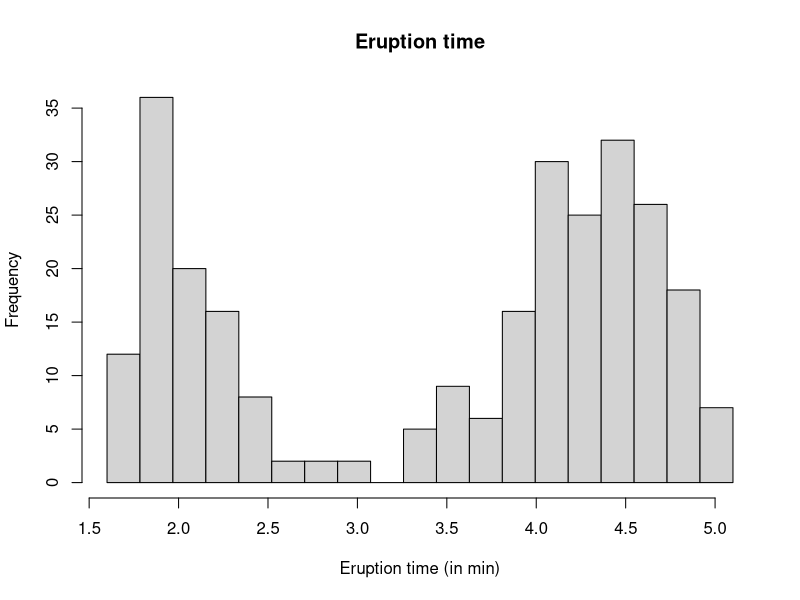
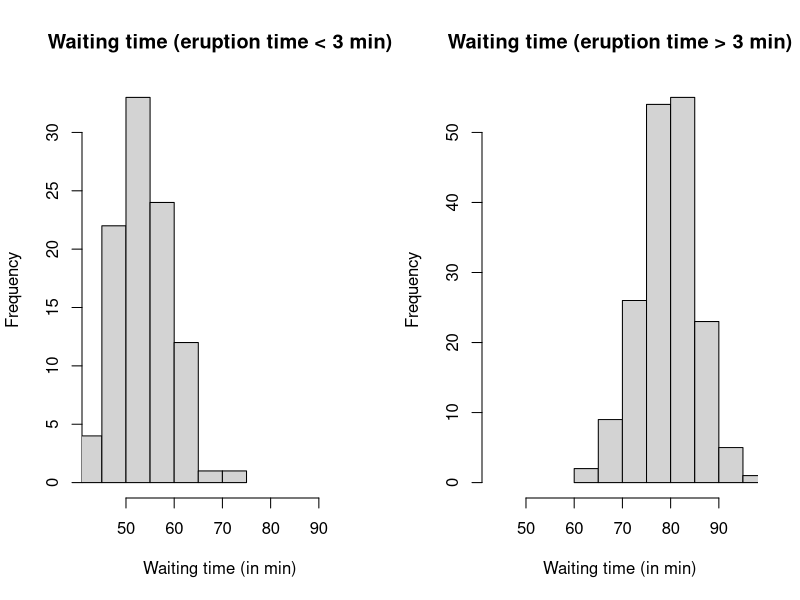
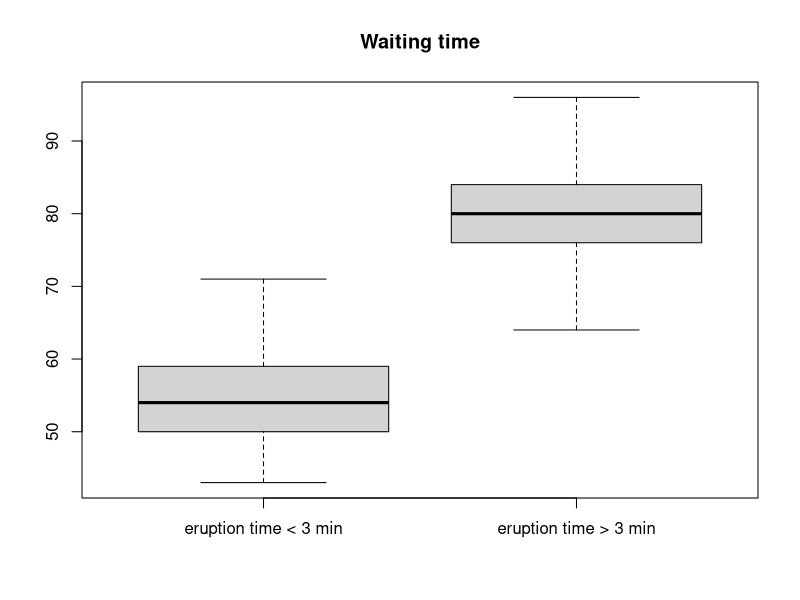
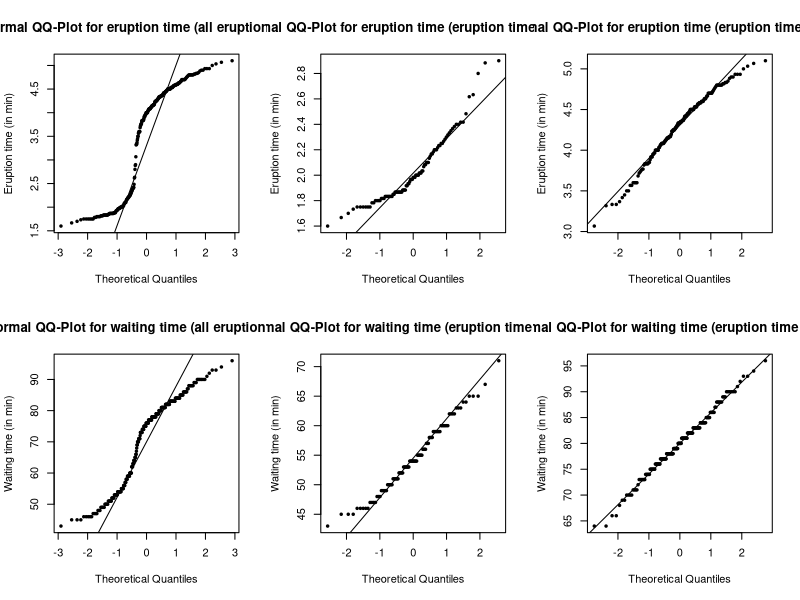
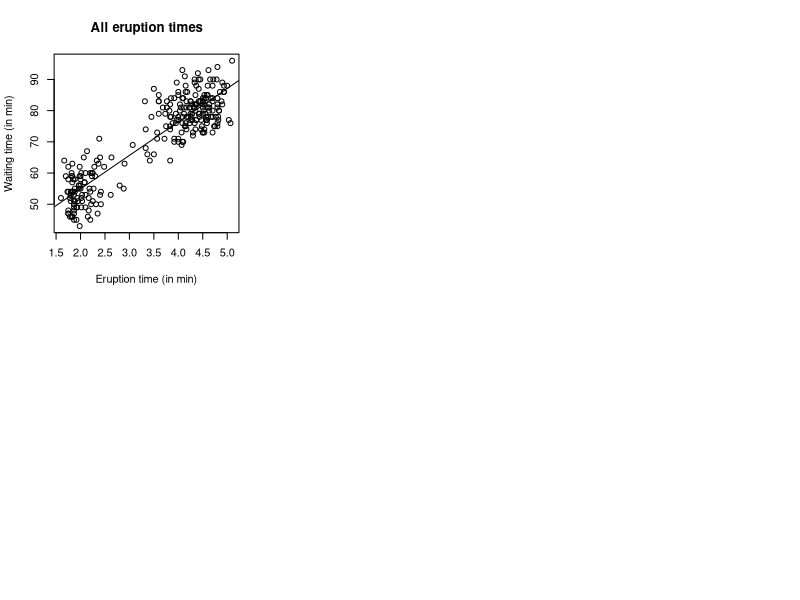

Generate these figures, in order, with R: (Note: this script raises an error after producing the figures.)
# Create subsets of faithful
faithLow  <- subset(faithful, eruptions <= 3)
faithHigh <- subset(faithful, eruptions > 3)

# Define some string variables for labeling plots 
stEruption <- "Eruption time (in min)"
stWaiting  <- "Waiting time (in min)"

##### Histograms #####

par(mfrow = c(1,1))

# Histogram with all eruption time
hist(faithful$eruptions,  main = "Eruption time", xlab = stEruption,
     breaks = seq(min(faithful$eruptions), max(faithful$eruptions),
                  length = 20))

par(mfrow = c(1,2))

# Histogram with waiting time, sparated by low/high eruption time
hist(faithLow$waiting,  xlab = stWaiting,
     main = "Waiting time (eruption time < 3 min)",
     xlim= c(min(faithful$waiting), max(faithful$waiting)))
hist(faithHigh$waiting,  xlab = stWaiting,
     main = "Waiting time (eruption time > 3 min)",
     xlim= c(min(faithful$waiting), max(faithful$waiting)))

##### Boxplot #####

par(mfrow = c(1,1))

# Boxplot with waiting time, one for low/hogh eruption time
boxplot(faithLow$waiting, faithHigh$waiting,
        names = c("eruption time < 3 min", "eruption time > 3 min"),
        main = "Waiting time")

##### QQ-Plot #####

par(mfrow = c(2,3))

# QQ-Plot and QQ-Line for eruption time
# One for (1) all, (2) low and (3) high eruptions time

qqnorm(faithful$eruptions, pch = 20, cex = 0.75, ylab = stEruption,
       main = "Normal QQ-Plot for eruption time (all eruption times)")
qqline(faithful$eruptions)

qqnorm(faithLow$eruptions, pch = 20, cex = 0.75, ylab = stEruption,
       main = "Normal QQ-Plot for eruption time (eruption time < 3 min)")
qqline(faithLow$eruptions)

qqnorm(faithHigh$eruptions, pch = 20, cex = 0.75, ylab = stEruption,
       main = "Normal QQ-Plot for eruption time (eruption time > 3 min)")
qqline(faithHigh$eruptions)

# QQ-Plot and QQ-Line for waiting time
# One for (1) all, (2) low and (3) high eruptions time

qqnorm(faithful$waiting, pch = 20, cex = 0.75, ylab = stWaiting,
       main = "Normal QQ-Plot for waiting time (all eruption times)")
qqline(faithful$waiting)

qqnorm(faithLow$waiting, pch = 20, cex = 0.75, ylab = stWaiting,
       main = "Normal QQ-Plot for waiting time (eruption time < 3 min)")
qqline(faithLow$waiting)

qqnorm(faithHigh$waiting, pch = 20, cex = 0.75, ylab = stWaiting,
       main = "Normal QQ-Plot for waiting time (eruption time > 3 min)")
qqline(faithHigh$waiting)

##### Scatter-Plot and Regression #####

par(mfrow = c(2,3))

# Define some variables for scaling
vecMinmaxEruption <- c(min(faithful$eruptions), max(faithful$eruptions))
vecMinmaxWaiting  <- c(min(faithful$waiting), max(faithful$waiting))

# 6 Scatter-Plots with regression lines and coefficients in all combinations

# x: eruption, y: waiting

plot(faithful$eruptions, faithful$waiting, main = "All eruption times",
     xlab = stEruption, ylab = stWaiting)
linRegression1 <- lm(waiting ~ eruptions, data = faithful)
abline(linRegression1)

cat("a")
paste("a", summary(linRegression)$coefficients)

print(xtable(summary(linRegression)$coefficients))

plot(faithLow$eruptions, faithLow$waiting, main = "Eruption time < 3 min",
     xlab = stEruption, ylab = stWaiting,
     xlim = vecMinmaxEruption, ylim = vecMinmaxWaiting)
linRegression2 <- lm(waiting ~ eruptions, data = faithLow)
abline(linRegression2)

plot(faithHigh$eruptions, faithHigh$waiting, main = "Eruption time > 3 min",
     xlab = stEruption, ylab = stWaiting,
     xlim = vecMinmaxEruption, ylim = vecMinmaxWaiting)
linRegression3 <- lm(waiting ~ eruptions, data = faithHigh)
abline(linRegression3)

# x: waiting, y: eruption

plot(faithful$waiting, faithful$eruptions, main = "All eruption times",
     xlab = stWaiting, ylab = stEruption)
linRegression4 <- lm(eruptions ~ waiting, data = faithful)
abline(linRegression4)

plot(faithLow$waiting, faithLow$eruptions, main = "Eruption time < 3 min",
     xlab = stWaiting, ylab = stEruption,
     xlim = vecMinmaxWaiting, ylim = vecMinmaxEruption)
linRegression5 <- lm(eruptions ~ waiting, data = faithLow)
abline(linRegression5)

plot(faithHigh$waiting, faithHigh$eruptions, main = "Eruption time > 3 min",
     xlab = stWaiting, ylab = stEruption,
     xlim = vecMinmaxWaiting, ylim = vecMinmaxEruption)
linRegression6 <- lm(eruptions ~ waiting, data = faithHigh)
abline(linRegression6)

summary(linRegression1)$coefficients
summary(linRegression2)$coefficients
summary(linRegression3)$coefficients
summary(linRegression4)$coefficients
summary(linRegression5)$coefficients
summary(linRegression6)$coefficients

##### Mean, Median and Variance #####

# use mean as estimator for expectation value

# for all eruption times
print(paste("mean of waiting time:", round(mean(faithful$waiting), 3), "min"))
print(paste("standard error of estimator:",
            round(sqrt(var(faithful$waiting)/length(faithful$waiting)), 3), "min"))

# for low eruption times
print(paste("mean of waiting time:", round(mean(faithLow$waiting), 3), "min"))
print(paste("standard error of estimator:",
            round(sqrt(var(faithLow$waiting)/length(faithLow$waiting)), 3), "min"))

# for high eruption times
print(paste("mean of waiting time:", round(mean(faithHigh$waiting), 3), "min"))
print(paste("standard error of estimator:",
            round(sqrt(var(faithHigh$waiting)/length(faithHigh$waiting)), 3), "min"))

